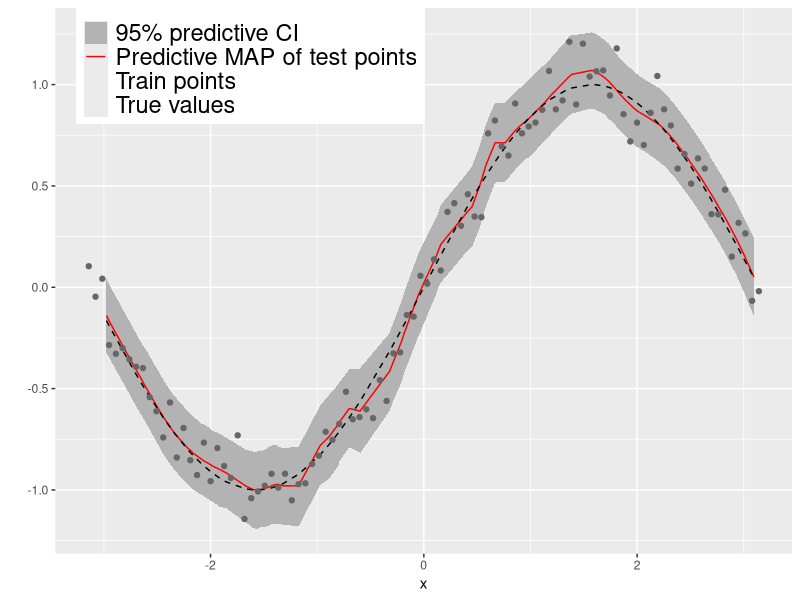
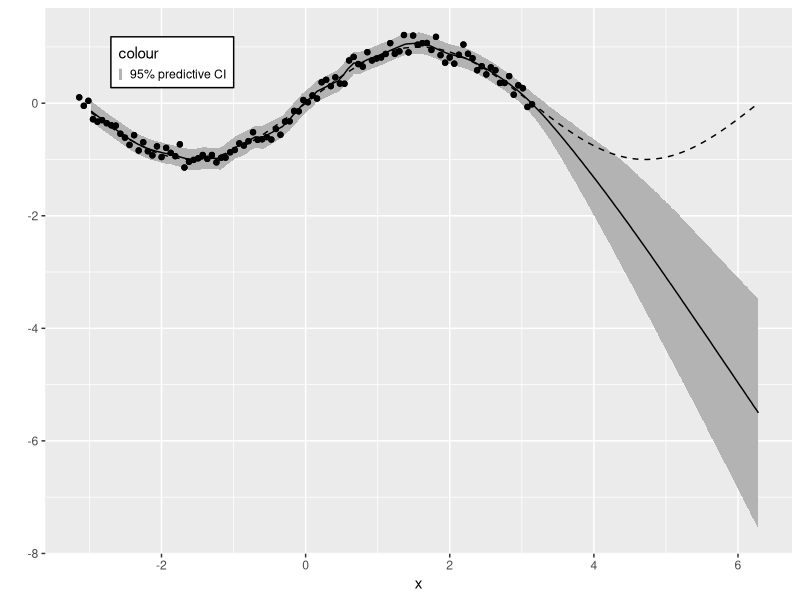

Write R code to recreate these figures, in order.
# plot by number of dimensions
library(ggplot2)

y_test = read.csv("y_test.csv")$X0
x_test = read.csv("x_test.csv")$X0
y_test_pred = read.csv("y_test_pred.csv")$X0

y_train = read.csv("y_train.csv")$X0
x_train = read.csv("x_train.csv")$X0
y_train_pred = read.csv("y_train_pred.csv")$X0

lower_test = read.csv("lower_test.csv")$X0
upper_test = read.csv("upper_test.csv")$X0

var_lower_test = read.csv("var_test_low.csv")$X0
var_upper_test = read.csv("var_test_up.csv")$X0


df = data.frame(x_test, y_test, y_test_pred, lower_test, upper_test, var_lower_test,var_upper_test, x_train, y_train)

y_ext = read.csv("y_ext.csv")$X0
x_ext = read.csv("x_ext.csv")$X0
y_ext_pred = read.csv("y_ext_pred.csv")$X0
lower_ext = read.csv("lower_ext.csv")$X0
upper_ext = read.csv("upper_ext.csv")$X0


png("figure_BNN.png", units="in", width=7, height=5, res=600)
ggplot(df, aes(x_test)) +
  geom_ribbon(aes(ymin = lower_test, ymax = upper_test, color = "95% predictive CI"), fill = "grey70", linetype=0) + 
  geom_line(aes(y = y_test_pred, color = "Predictive MAP of test points")) + 
  geom_line(aes(y = y_test, color = "True values"), linetype="dashed") + 
  geom_point(aes(x = x_train, y = y_train, color="Train points")) +
  xlab("x") + 
  ylab("") +
  #scale_linetype_manual(values = c("Predictive MAP of test points" = "dashed","True values" = "dashed")) +
  scale_color_manual(name="", values = c("Train points"="grey40", "Predictive MAP of test points" = "red","True values" = "black", "95% predictive CI"="grey"))+
  guides(color = guide_legend(override.aes = list(linetype = c(0, 1, 2, 0),
                                                  shape = c(16,NA,NA,NA), 
                                                  size = 1)))+
  
  theme(legend.position = c(0.265, 0.9),
        legend.background = element_rect(fill = "white"),
        legend.title = element_text(size=3),
        legend.text = element_text(size=17))
#legend.key = element_rect(size=10)) 
dev.off()

png("figure_BNN_extended.png", units="in", width=7, height=5, res=600)
df_complete = data.frame(x = c(x_test, x_ext),  y_true = c(y_test, y_ext), y_pred = c(y_test_pred, y_ext_pred),  low = c(lower_test, lower_ext), up = c(upper_test, upper_ext), x_train, y_train)
ggplot(df_complete, aes(x)) +
  geom_ribbon(aes(ymin = low, ymax = up, color = "95% predictive CI"), fill = "grey70", linetype=0) + 
  geom_line(aes(y = y_true), linetype="dashed") + 
  geom_line(aes(y = y_pred)) + 
  geom_point(aes(x = x_train, y = y_train)) +
  xlab("x") + 
  ylab("") + 
  theme(legend.position = c(0.17, 0.9),
        legend.background = element_rect(fill = "white", color = "black"),
        legend.key.size = unit(0.1, 'cm'))
dev.off()
